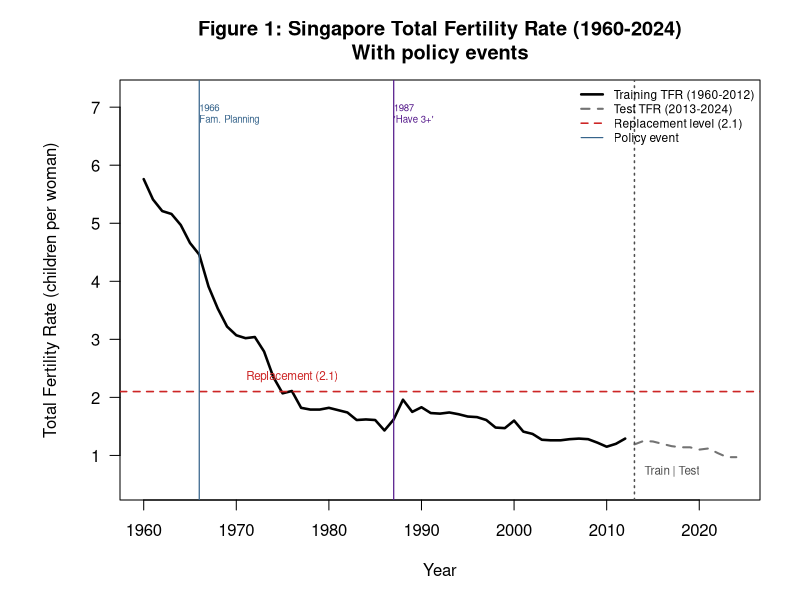
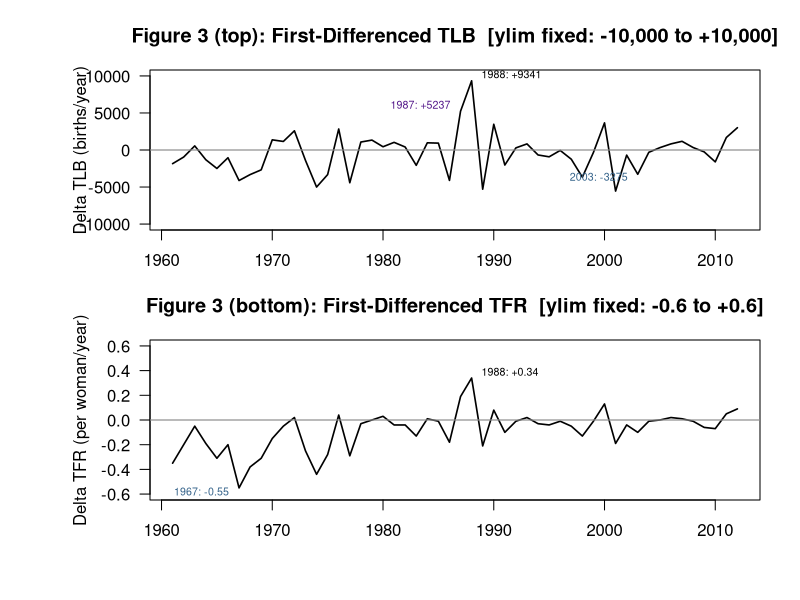

Source code (R) for these figures, in order:
# =============================================================================
# STATIONARITY AND INITIAL ACF/PACF (Lag 25)
# =============================================================================

library(tseries)
library(forecast)

options(stringsAsFactors = FALSE)
options(scipen = 999)
set.seed(42)
dir.create("methods", showWarnings = FALSE)

# =============================================================================
# DATA LOADING
# =============================================================================
df        <- read.csv("cleaned_tlb_tfr_1960_2024.csv")
tlb_ts    <- ts(df$TLB, start = 1960, frequency = 1)
tfr_ts    <- ts(df$TFR, start = 1960, frequency = 1)
tlb_train <- window(tlb_ts, start = 1960, end = 2012)
tlb_test  <- window(tlb_ts, start = 2013, end = 2024)
tfr_train <- window(tfr_ts, start = 1960, end = 2012)
tfr_test  <- window(tfr_ts, start = 2013, end = 2024)

log_tlb_train <- log(tlb_train)
log_tfr_train <- log(tfr_train)
log_tlb_test  <- log(tlb_test)
log_tfr_test  <- log(tfr_test)

n_train    <- length(tlb_train)   # 53
n_test     <- length(tlb_test)    # 12
test_years <- 2013:2024

tlb_diff1     <- diff(tlb_train)
tfr_diff1     <- diff(tfr_train)
log_tlb_diff1 <- diff(log_tlb_train)
log_tfr_diff1 <- diff(log_tfr_train)

ci_band    <- 1.96 / sqrt(length(tlb_diff1))   # 0.2718
train_start <- 1995

# =============================================================================
# FIG 1: Raw TFR — policy annotations
# =============================================================================
png("methods/fig1_tfr_raw.png", width = 1100, height = 600, res = 150, bg = "white")
par(mar = c(5, 6, 4, 2), bg = "white")

plot(tfr_train, type = "l", lwd = 2.5, col = "black",
     xlim = c(1960, 2024), ylim = c(0.5, 7.2),
     main = "Figure 1: Singapore Total Fertility Rate (1960-2024)\nWith policy events",
     xlab = "Year", ylab = "Total Fertility Rate (children per woman)", las = 1)
lines(tfr_test, lwd = 2, col = "gray45", lty = 2)

# Replacement level
abline(h = 2.1, lty = 2, col = "firebrick3", lwd = 1.6)
# Train/test split
abline(v = 2013, lty = 3, col = "gray30", lwd = 1.5)

# Policy events
abline(v = 1966, lty = 1, col = "steelblue4", lwd = 1.2)
abline(v = 1987, lty = 1, col = "purple4",    lwd = 1.2)

text(1966, 6.9,  "1966\nFam. Planning", col = "steelblue4",  cex = 0.58, adj = c(0, 0.5))
text(1987, 6.9,  "1987\n'Have 3+'",     col = "purple4",     cex = 0.58, adj = c(0, 0.5))
text(2013, 0.72, "Train | Test",        col = "gray30",      cex = 0.70, pos = 4)
text(1970, 2.35, "Replacement (2.1)",   col = "firebrick3",  cex = 0.70, pos = 4)

legend("topright", bty = "n", cex = 0.72,
       legend = c("Training TFR (1960-2012)", "Test TFR (2013-2024)",
                  "Replacement level (2.1)", "Policy event"),
       col = c("black", "gray45", "firebrick3", "steelblue4"),
       lwd = c(2.5, 2, 1.6, 1.2),
       lty = c(1, 2, 2, 1))
dev.off()

# =============================================================================
# FIG 3: First-differenced series — fixed axes
# =============================================================================
tlb_diff_yr <- as.integer(time(tlb_diff1))
tfr_diff_yr <- as.integer(time(tfr_diff1))

png("methods/fig3_diff_series.png", width = 1100, height = 750, res = 150, bg = "white")
par(mfrow = c(2, 1), mar = c(2, 7.5, 3.5, 2), oma = c(3, 0, 0, 0), bg = "white")

# Top: TLB differences
plot(tlb_diff1, type = "l", lwd = 1.6, col = "black",
     main = "Figure 3 (top): First-Differenced TLB  [ylim fixed: -10,000 to +10,000]",
     xlab = "", ylab = "Delta TLB (births/year)",
     ylim = c(-10000, 10000), las = 1)
abline(h = 0, col = "gray55", lwd = 1.2)
v87 <- tlb_diff1[tlb_diff_yr == 1987]; v88 <- tlb_diff1[tlb_diff_yr == 1988]
v03 <- tlb_diff1[tlb_diff_yr == 2003]
text(1987, v87 + 700, paste0("1987: +", round(v87)), cex = 0.64, col = "purple4", pos = 2)
text(1988, v88 + 700, paste0("1988: +", round(v88)), cex = 0.64, col = "black", pos = 4)
text(2003, v03 - 500, paste0("2003: ", round(v03)), cex = 0.64, col = "steelblue4", pos = 2)

# Bottom: TFR differences
plot(tfr_diff1, type = "l", lwd = 1.6, col = "black",
     main = "Figure 3 (bottom): First-Differenced TFR  [ylim fixed: -0.6 to +0.6]",
     xlab = "", ylab = "Delta TFR (per woman/year)",
     ylim = c(-0.6, 0.6), las = 1)
abline(h = 0, col = "gray55", lwd = 1.2)
v67 <- tfr_diff1[tfr_diff_yr == 1967]; v88t <- tfr_diff1[tfr_diff_yr == 1988]
text(1967, v67 - 0.04, paste0("1967: ", round(v67,2)), cex=0.64, col="steelblue4", pos=2)
text(1988, v88t + 0.04, paste0("1988: +", round(v88t,2)), cex=0.64, col="black", pos=4)

par(mfrow = c(1, 1))
dev.off()

# =============================================================================
# TABLE 1: ADF + KPSS tests
# =============================================================================
run_tests <- function(x, label) {
  adf  <- adf.test(x,  alternative = "stationary")
  kpss <- kpss.test(x, null = "Level")
  stat <- if (adf$p.value < 0.05 && kpss$p.value > 0.05) "Stationary"
          else if (adf$p.value >= 0.05 && kpss$p.value <= 0.05) "Non-stationary"
          else "Conflicting/borderline"
  cat(sprintf("  %-32s  ADF p=%.4f  KPSS stat=%.4f p=%.4f  => %s\n",
              label, adf$p.value, kpss$statistic, kpss$p.value, stat))
  list(label=label,
       adf_stat=round(adf$statistic,4), adf_p=round(adf$p.value,4),
       kpss_stat=round(kpss$statistic,4), kpss_p=round(kpss$p.value,4),
       conclusion=stat)
}

t1_tfr_raw      <- run_tests(tfr_train,     "TFR raw (1960-2012)")
t1_tlb_raw      <- run_tests(tlb_train,     "TLB raw (1960-2012)")
t1_dtfr         <- run_tests(tfr_diff1,     "d(TFR) (1961-2012)")
t1_dtlb         <- run_tests(tlb_diff1,     "d(TLB) (1961-2012)")
t1_log_tfr_raw  <- run_tests(log_tfr_train, "log(TFR) raw")
t1_log_tlb_raw  <- run_tests(log_tlb_train, "log(TLB) raw")
t1_dlog_tfr     <- run_tests(log_tfr_diff1, "d(log(TFR))")
t1_dlog_tlb     <- run_tests(log_tlb_diff1, "d(log(TLB))")
